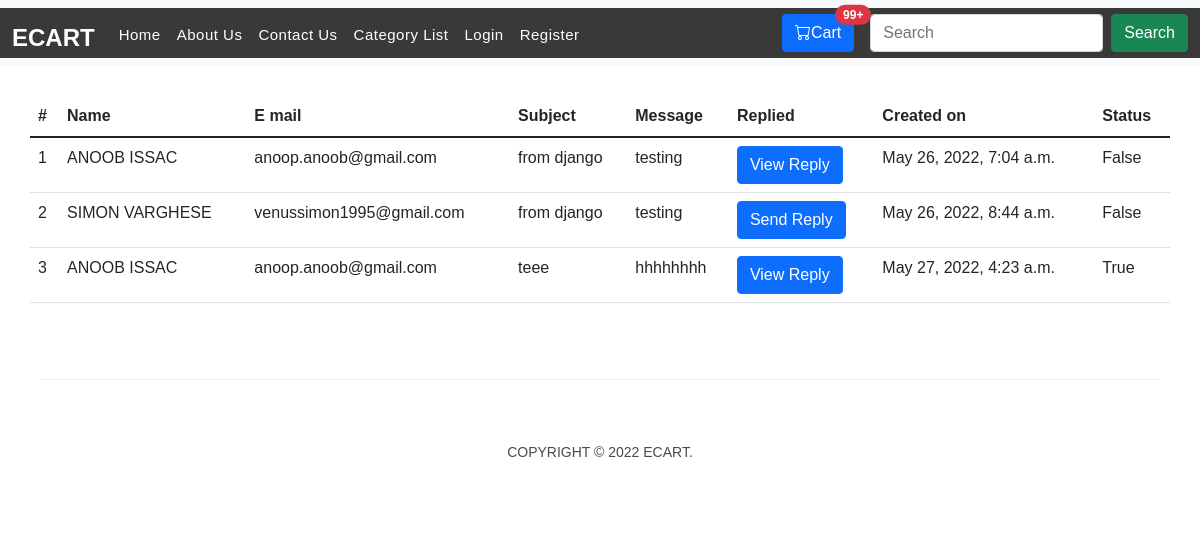
Page /contactedemail on the committed database.
### master/models.py (models this page shows, shortened)
class ContactUs(models.Model):
    name=models.CharField(max_length=100)
    email=models.EmailField()
    subject=models.CharField(max_length=200)
    message=models.TextField(max_length=500)
    reply = models.TextField(max_length=1000, default='no-reply')
    is_replied=models.BooleanField(default=False)
    created_on=models.DateTimeField(auto_now_add=True)
    status= models.BooleanField(default=True)

### master/views.py (the view)
# urls.py: path('contactedemail',ContactedList.as_view(),name='contactedemail'),
class ContactedList(View):
    template_name='master/contactedemail.html'
    def get(self,request):
        context={
            "emails":ContactUs.objects.all()
        }
        return render (request,self.template_name,context)

### templates/master/contactedemail.html
{% extends 'base.html' %} {% block content %}
<div class="container">
  <div class="row">
    <table class="table table-hover">
      <thead>
        <tr>
          <th>#</th>
          <th>Name</th>
          <th>E mail</th>
          <th>Subject</th>
          <th>Message</th>
          <th>Replied</th>
          <th>Created on</th>
          <th>Status</th>
        </tr>
      </thead>
      <tbody>
        {% for email in emails %}
        <tr>
          <td>{{forloop.counter}}</td>
          <td>{{email.name}}</td>
          <td>{{email.email}}</td>
          <td>{{email.subject}}</td>
          <td>{{email.message}}</td>
          {% if not email.is_replied %}
          <td>
            <a
              href="{% url 'contactus_send_reply' email.id %}"
              class="btn btn-primary"
              >Send Reply</a
            >
          </td>
          {% else %}
          <td>
            <a
              href="{% url 'contactus_view_reply' email.id %}"
              class="btn btn-primary"
              >View Reply</a
            >
          </td>
          {% endif %}
          <td>{{email.created_on}}</td>
          <td>{{email.status}}</td>
        </tr>
        {% endfor %}
      </tbody>
    </table>
  </div>
</div>
{% endblock %}

### static/css/templatemo-sixteen.css (style rules this page uses)
body { font-family: 'Poppins', sans-serif; overflow-x: hidden; text-rendering: optimizeLegibility; -webkit-font-smoothing: antialiased; -moz-osx-font-smoothing: grayscale; }
a { text-decoration: none!important; }

### rows in the picture
ContactUs: name "ANOOB ISSAC", email "anoop.anoob@gmail.com", subject "from django", message "testing", is_replied "View Reply", created_on "May 26, 2022, 7:04 a.m.", status "False"
ContactUs: name "SIMON VARGHESE", email "venussimon1995@gmail.com", subject "from django", message "testing", is_replied "Send Reply", created_on "May 26, 2022, 8:44 a.m.", status "False"
ContactUs: name "ANOOB ISSAC", email "anoop.anoob@gmail.com", subject "teee", message "hhhhhhhh", is_replied "View Reply", created_on "May 27, 2022, 4:23 a.m.", status "True"
